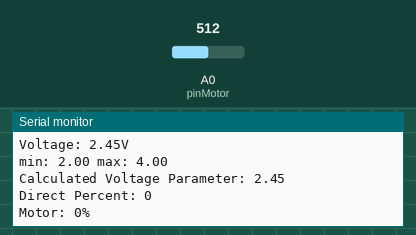
A program run on a simulated Arduino Uno WiFi Rev2. Shown: the last lines printed to the serial monitor. The inputs (shaded band) are chosen by the test bench; at power-on: A0 (pinMotor) = 512.

Above: at 1.3 s.
1.4 s: A0 (pinMotor) set to 716
At 2.1 s:
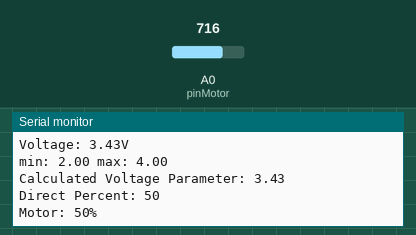
2.9 s: A0 (pinMotor) set to 900
At 3.8 s:
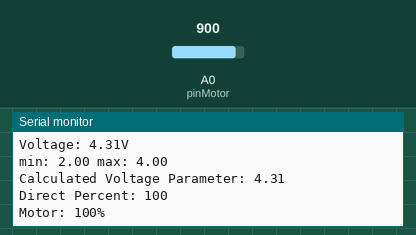
Timing chart, 0 to 5.9 s (numbered marks = the images above; inputs shaded):
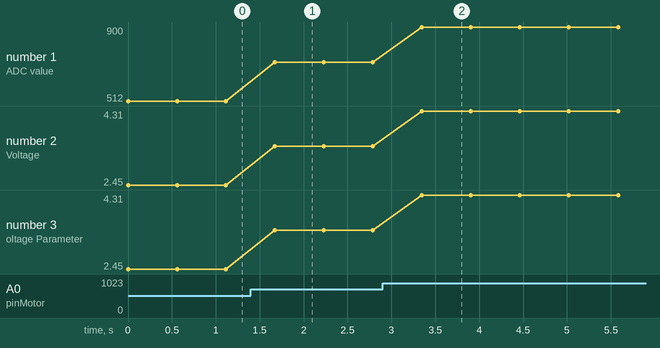

The program:

main.cpp
```cpp
// main.cpp
// Remy Ren
//
// EE31 Junior Design - Phase 3A
// Tufts University

#include <Arduino.h>
#include "batteryadc.h"

int logicPercent = 0;
int motorPercent = 0;
int pinLogic = A1;
int pinMotor = A0;
int pinsADC[] = {pinLogic, pinMotor};
int pinsLED[] = {12, 13}; // Replace pins as needed. Low, Med, High.

void setup()
{
    // batteryPinSetup(pinsADC, 2);
    // pinsLEDSetup(pinsLED, 3);
    Serial.begin(9600);
    Serial.print("yay!\n");
}

void loop()
{
    motorPercent = getPercentDisplayLED(6.0, 9.0, pinMotor, pinsLED);
    Serial.print("Motor: ");
    Serial.print(motorPercent);
    Serial.print("%\n");
    // Serial.print("Hello World!\n");
    // logicPercent = getPercent(4.0, 5.0, pinLogic);
    // printf("Motor: %i%, Logic: %i%\n", motorPercent, logicPercent);
    delay(500);
}
```

batteryadc.h
```cpp
/* Authors: Chris Bann and Remy Ren
 * Library to read the battery percentage value.
 */

#include <Arduino.h>
#define RUN_SUCCESS 1
#define RUN_FAILURE 0

int8_t batteryPinSetup(int pinArray[], int numberOfPins);

int8_t pinsLEDSetup(int pinArray[], int numberOfPins);

int readADC(int pinValue, int &adcValue);

double calculateVoltage(int adcValue, double refVoltage);

uint8_t calculate5VMappedPercent(double min, double max, double calculatedVoltage);

void displayPercentLED(int percent, int pinArray[]);

uint8_t getPercent(double min, double max, int pinADC);

uint8_t getPercentDisplayLED(double min, double max, int pinADC, int pinsLED[]);
```

batteryadc.cpp
```cpp
/* Authors: Chris Bann and Remy Ren
 * Library to read the battery percentage value.
 */

#define RTN_SUCCESS 0
#define RTN_FAILURE -1

#include <Arduino.h>
#include "batteryadc.h"

/// @brief Set all pins to be observed by ADC
/// @param int pinArray[]
/// @param int numberOfPins
/// @return int8_t for error checking
int8_t batteryPinSetup(int pinArray[], int numberOfPins)
{
    for (int i = 0; i < numberOfPins; i++)
    {
        pinMode(pinArray[i], INPUT);
    }
    return RTN_SUCCESS;
}

/// @brief Set all pins to be used for LEDs
/// @param int pinArray[]
/// @param int numberOfPins
/// @return int8_t for error checking
int8_t pinsLEDSetup(int pinArray[], int numberOfPins)
{
    for (int i = 0; i < numberOfPins; i++)
    {
        pinMode(pinArray[i], OUTPUT);
    }
    return RTN_SUCCESS;
}

/// @brief Reads and gives the ADC value for a pin (A0 to A5)
/// @param int pinValue
/// @param int &adcValue
/// @return success or error (change from C style, bleugh)
int readADC(int pinValue, int &adcValue)
{
    adcValue = analogRead(pinValue);
    Serial.print("ADC value: ");
    Serial.println(adcValue);
    return RTN_SUCCESS;
}

/// @brief Returns a calculated voltage based on the ADC value.
/// @param int adcValue
/// @param double refVoltage
/// @return double calculatedVoltage
double calculateVoltage(int adcValue, double refVoltage)
{
    double referenceVoltage = refVoltage; // Assuming reference voltage is 9.0V
    double r1 = 2.0e6;                    // R1 = 2M ohms
    double r2 = 2.4e6;                    // R2 = 2.4M ohms

    double voltage = (adcValue * referenceVoltage) / 1024.0;
    double resistanceRatio = r2 / (r1 + r2);
    double calculatedVoltage = voltage * resistanceRatio;
    Serial.print("Voltage: ");
    Serial.print(calculatedVoltage);
    Serial.print("V\n");
    return calculatedVoltage;
}

/// @brief Returns the battery percentage from a voltage.
/// @param double min
/// @param double max
/// @param double calculatedVoltage
/// @return uint8_t percent
uint8_t calculate5VMappedPercent(double min, double max, double calculatedVoltage)
{
    double relative_min = map(min, 0, 9.0, 0, 4.9);
    double relative_max = map(max, 0, 9.0, 0, 4.9);
    // ㄴㅇㄴ
    Serial.print("min: ");
    Serial.print(relative_min);
    Serial.print(" max: ");
    Serial.println(relative_max);
    Serial.print("Calculated Voltage Parameter: ");
    Serial.println(calculatedVoltage);
    int percent = map(calculatedVoltage, relative_min, relative_max, 0, 100);
    Serial.print("Direct Percent: ");
    Serial.println(percent);
    return percent;
}

/// @brief  Displays the current battery percentage via 3 LEDs -> Low, Med, High
/// @param  int percent (0 to 100)
/// @param  int pinArray[] -> [0] Low, [1] Medium, [2] High
/// @return none
void displayPercentLED(int percent, int pinArray[])
{
    // this is stupid, it doesn't run faster but it works.
    // The modulo math will give the LED in 3 stages.
    int pinToWrite = map(percent, 0, 100, 3, 4);
    digitalWrite(pinArray[0], !(3 % pinToWrite)); // Low
    digitalWrite(pinArray[1], !(4 % pinToWrite)); // Medium
    // digitalWrite(pinArray[2], !(5 % pinToWrite)); // High
}

/// @brief  Get and return the battery percentage.
/// @param  int pinADC, of the ADC pin you wish to read
/// @param  int pinsLED[] -> [0] Low, [1] Medium, [2] High
/// @return uint8_t percent
uint8_t getPercent(double min, double max, int pinADC)
{
    int adcValue = 0;
    readADC(pinADC, adcValue);
    double calculatedVoltage = calculateVoltage(adcValue, 9.0); // Assuming 9.0V ref. voltage.
    int percent = calculate5VMappedPercent(min, max, calculatedVoltage);
    return percent;
}

/// @brief  Get and display battery percentage via LED for a particular pin.
/// @param  int pinADC, of the ADC pin you wish to read
/// @param  int pinsLED[] -> [0] Low, [1] Medium, [2] High
/// @return uint8_t percent
uint8_t getPercentDisplayLED(double min, double max, int pinADC, int pinsLED[])
{
    int percent = getPercent(min, max, pinADC);
    displayPercentLED(percent, pinsLED);
    return percent;
}
```

simple_wifi.cpp
```cpp

```

Measured:
- after the input at 1.4 s, the serial monitor: prints a new line after 0.27 s (image 1)
- after the input at 2.9 s, the serial monitor: prints a new line after 0.44 s (image 2)
- plotted number 1: 512 → 716 after the input at 1.4 s, 716 → 900 after the input at 2.9 s
- plotted number 2: 2.45 → 3.43 after the input at 1.4 s, 3.43 → 4.31 after the input at 2.9 s
- plotted number 3: 2.45 → 3.43 after the input at 1.4 s, 3.43 → 4.31 after the input at 2.9 s
